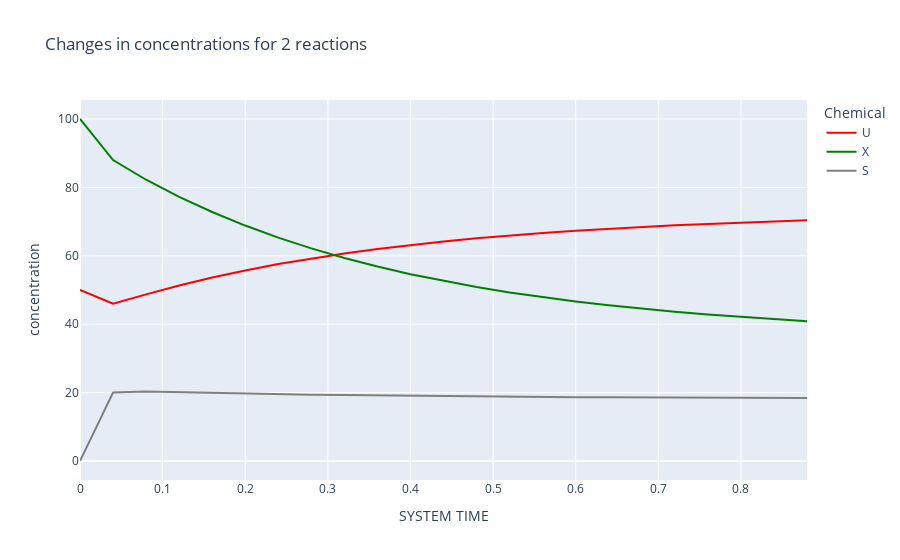

Write notebook code for a chart like this one.
### Code cell
dynamics.plot_curves(colors=['red', 'green', 'gray'])

### Figure 1 — Plotly figure (JSON) as saved in the notebook; plotly's stock layout.template omitted (floating-point values rounded to 4 significant figures)
{"data": [{"hovertemplate": "Chemical=U<br>SYSTEM TIME=%{x}<br>concentration=%{y}<extra></extra>", "legendgroup": "U", "line": {"color": "red", "dash": "solid"}, "marker": {"symbol": "circle"}, "mode": "lines", "name": "U", "orientation": "v", "showlegend": true, "type": "scatter", "x": [0, 0.04, 0.08, 0.12, 0.16, 0.2, 0.24, 0.28, 0.32, 0.36, 0.4, 0.44, 0.48, 0.52, 0.56, 0.6, 0.64, 0.68, 0.72, 0.76, 0.8, 0.88], "xaxis": "x", "y": [50, 46, 48.72, 51.32, 53.65, 55.73, 57.57, 59.22, 60.69, 62.0, 63.17, 64.2, 65.13, 65.96, 66.69, 67.35, 67.93, 68.46, 68.92, 69.33, 69.7, 70.36], "yaxis": "y"}, {"hovertemplate": "Chemical=X<br>SYSTEM TIME=%{x}<br>concentration=%{y}<extra></extra>", "legendgroup": "X", "line": {"color": "green", "dash": "solid"}, "marker": {"symbol": "circle"}, "mode": "lines", "name": "X", "orientation": "v", "showlegend": true, "type": "scatter", "x": [0, 0.04, 0.08, 0.12, 0.16, 0.2, 0.24, 0.28, 0.32, 0.36, 0.4, 0.44, 0.48, 0.52, 0.56, 0.6, 0.64, 0.68, 0.72, 0.76, 0.8, 0.88], "xaxis": "x", "y": [100, 88, 82.24, 77.25, 72.8, 68.84, 65.31, 62.16, 59.36, 56.86, 54.63, 52.64, 50.87, 49.3, 47.89, 46.64, 45.52, 44.52, 43.64, 42.85, 42.14, 40.89], "yaxis": "y"}, {"hovertemplate": "Chemical=S<br>SYSTEM TIME=%{x}<br>concentration=%{y}<extra></extra>", "legendgroup": "S", "line": {"color": "gray", "dash": "solid"}, "marker": {"symbol": "circle"}, "mode": "lines", "name": "S", "orientation": "v", "showlegend": true, "type": "scatter", "x": [0, 0.04, 0.08, 0.12, 0.16, 0.2, 0.24, 0.28, 0.32, 0.36, 0.4, 0.44, 0.48, 0.52, 0.56, 0.6, 0.64, 0.68, 0.72, 0.76, 0.8, 0.88], "xaxis": "x", "y": [0, 20, 20.32, 20.1, 19.89, 19.71, 19.54, 19.39, 19.26, 19.14, 19.04, 18.95, 18.86, 18.79, 18.72, 18.66, 18.61, 18.57, 18.52, 18.49, 18.45, 18.39], "yaxis": "y"}], "layout": {"autosize": true, "legend": {"title": {"text": "Chemical"}, "tracegroupgap": 0}, "title": {"text": "Changes in concentrations for 2 reactions"}, "xaxis": {"anchor": "y", "autorange": true, "domain": [0, 1], "range": [0, 0.88], "title": {"text": "SYSTEM TIME"}, "type": "linear"}, "yaxis": {"anchor": "x", "autorange": true, "domain": [0, 1], "range": [-5.556, 105.6], "title": {"text": "concentration"}, "type": "linear"}}}
